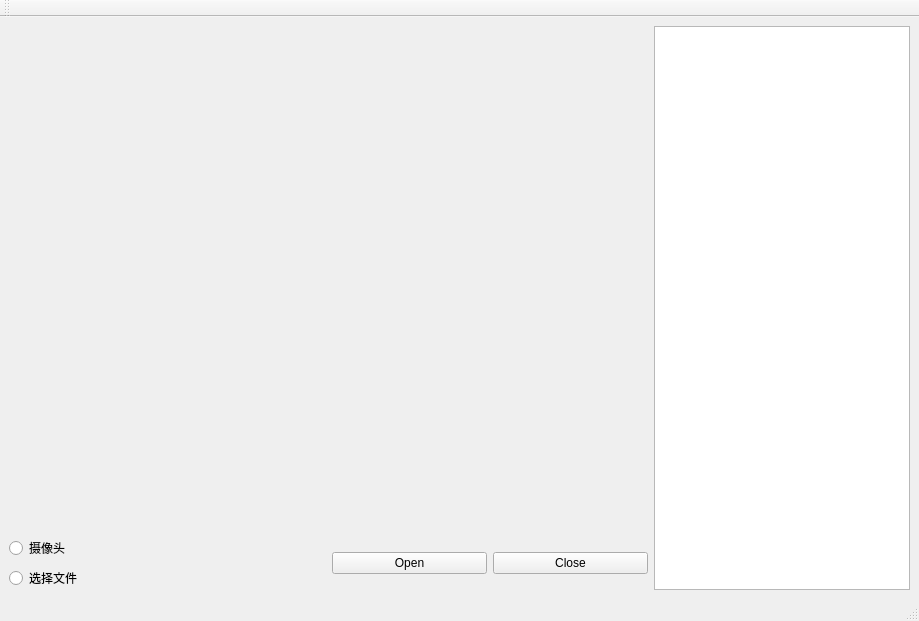
<?xml version="1.0" encoding="UTF-8"?>
<ui version="4.0">
 <class>MainWindow</class>
 <widget class="QMainWindow" name="MainWindow">
  <property name="geometry">
   <rect>
    <x>0</x>
    <y>0</y>
    <width>919</width>
    <height>621</height>
   </rect>
  </property>
  <property name="windowTitle">
   <string>MainWindow</string>
  </property>
  <widget class="QWidget" name="centralwidget">
   <layout class="QGridLayout" name="gridLayout">
    <item row="0" column="0">
     <layout class="QHBoxLayout" name="horizontalLayout">
      <item>
       <layout class="QVBoxLayout" name="verticalLayout_2">
        <item>
         <widget class="QLabel" name="DisplayLabel">
          <property name="sizePolicy">
           <sizepolicy hsizetype="Expanding" vsizetype="Expanding">
            <horstretch>0</horstretch>
            <verstretch>0</verstretch>
           </sizepolicy>
          </property>
          <property name="text">
           <string/>
          </property>
         </widget>
        </item>
        <item>
         <layout class="QHBoxLayout" name="horizontalLayout_3">
          <item>
           <layout class="QVBoxLayout" name="verticalLayout">
            <item>
             <widget class="QRadioButton" name="radioButtonCam">
              <property name="text">
               <string>摄像头</string>
              </property>
             </widget>
            </item>
            <item>
             <widget class="QRadioButton" name="radioButtonFile">
              <property name="text">
               <string>选择文件</string>
              </property>
             </widget>
            </item>
           </layout>
          </item>
          <item>
           <layout class="QHBoxLayout" name="horizontalLayout_2">
            <item>
             <widget class="QPushButton" name="Open">
              <property name="text">
               <string>Open</string>
              </property>
             </widget>
            </item>
            <item>
             <widget class="QPushButton" name="Close">
              <property name="text">
               <string>Close</string>
              </property>
             </widget>
            </item>
           </layout>
          </item>
         </layout>
        </item>
       </layout>
      </item>
      <item>
       <widget class="QTextBrowser" name="textBrowser">
        <property name="sizePolicy">
         <sizepolicy hsizetype="Fixed" vsizetype="Expanding">
          <horstretch>0</horstretch>
          <verstretch>0</verstretch>
         </sizepolicy>
        </property>
       </widget>
      </item>
     </layout>
    </item>
   </layout>
  </widget>
  <widget class="QMenuBar" name="menubar">
   <property name="geometry">
    <rect>
     <x>0</x>
     <y>0</y>
     <width>919</width>
     <height>26</height>
    </rect>
   </property>
  </widget>
  <widget class="QStatusBar" name="statusbar"/>
  <widget class="QToolBar" name="toolBar">
   <property name="windowTitle">
    <string>toolBar</string>
   </property>
   <attribute name="toolBarArea">
    <enum>TopToolBarArea</enum>
   </attribute>
   <attribute name="toolBarBreak">
    <bool>false</bool>
   </attribute>
  </widget>
 </widget>
 <resources/>
 <connections/>
</ui>
